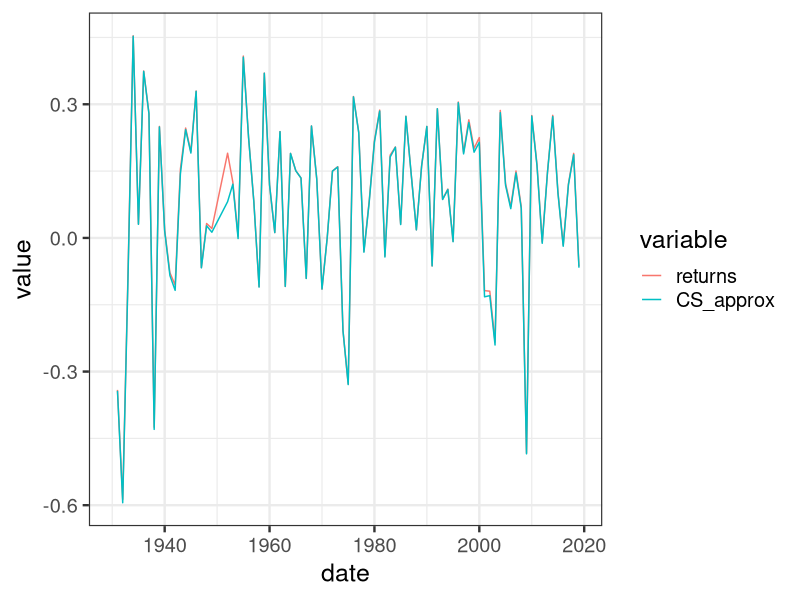
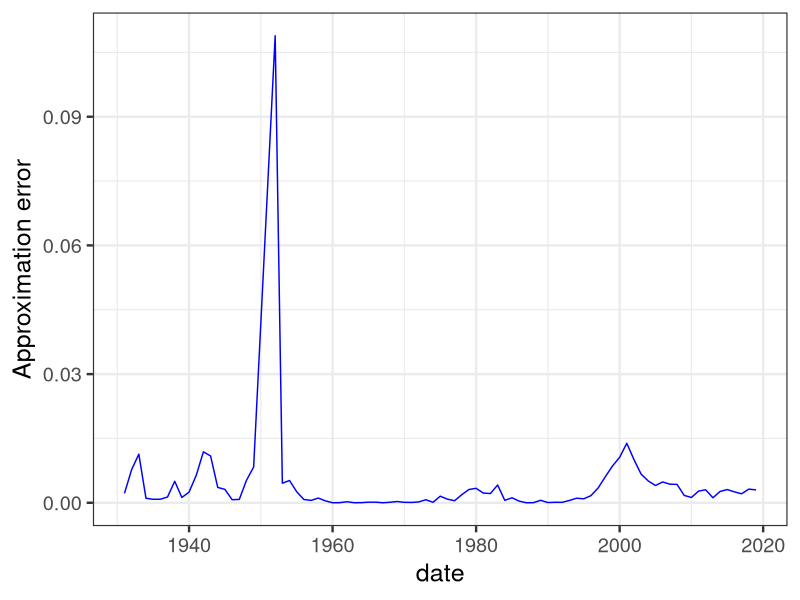

Source code (R) for these figures, in order: (Note: this script raises an error after producing the figures.)
########################################################
# 5. Campbell Shiller Approx and VAR implied estimates #
########################################################
library(ggplot2)
library(reshape2)
theme_set(theme_bw(base_size = 18))

# load data
stock_data <- read.csv("../data/data_annual.csv", stringsAsFactors = F)
stock_data$date <- as.Date(stock_data$date, format = "%Y-%m-%d")

# compute parameters of approximation
pd <- log(stock_data$prices) - log(stock_data$dividends)
pd_bar <- mean(pd)
pd_lag <- c(NA, pd[1:(length(pd)-1)])

dgr <- stock_data$div_growth
dgr_bar <- mean(na.omit(stock_data$div_growth))
kappa <- exp(pd_bar)/(1 + exp(pd_bar))

# compute approximation
CS_approx <- log(1 + exp(pd_bar)) - pd_bar + kappa * (pd - pd_bar) - (pd_lag - pd_bar) + dgr

# plot the approximation vs actual returns
df <- data.frame(date = stock_data$date, 
                 returns = log(1 + stock_data$vwretd),
                 CS_approx = CS_approx)
df$error <- df$returns - df$CS_approx
df_melt_plot1 <- melt(df[, -4], id.vars = "date")
df_melt_errors <- melt(df[, c(1, 4)], id.vars = "date")

ggplot(data=df_melt_plot1[-1, ],
       aes(x=date, y=value, colour=variable)) +
  geom_line()

ggplot(data=df_melt_errors[-1, ],
       aes(x=date, y=value, colour=variable)) +
  geom_line(colour = "blue") + ylab("Approximation error")

# calculate RMSE
error <- df$CS_approx - df$returns
mean_square_error <- mean(error^2, na.rm = T)
RMSE <- sqrt(mean_square_error)

################################################################
# use campbell shiller approximation to infer VAR coefficients #
# for predicting one period ahead return by div yield.         #
################################################################
beta <- -kappa * A1[1,1] +A1[2,1] +1

